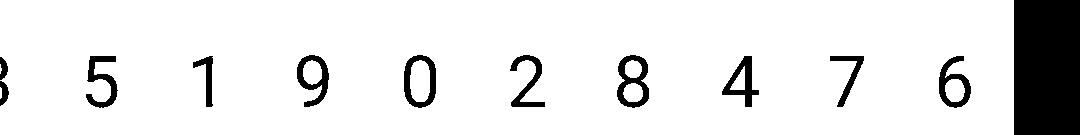
#> input picture server/verification.jpg, 1080 x 135 px, found by its file name
$ python verification_code_boc.py
#> lines starting #> are read from the running program, lines starting #| are printed output that depends on the picture; after the words box and inside, x2 and y2 are one past the last pixel; in counts of white or black regions, pixels touching at a corner belong together
# coding: utf-8
import re  # 用于正则

from PIL import Image  # 用于打开图片和对图片处理
import pytesseract  # 用于图片转文字
import time
Image.LOAD_TRUNCATED_IMAGES = True

class VerificationCodeBoc:
    def __init__(self, x=None, y=None, width=None, height=None, img=None):
        self.x = x
        self.y = y
        self.width = width
        self.height = height
        self.img = img

    def get_pictures(self):
        page_snap_obj = Image.open(self.img)
#> page_snap_obj is the input picture: PIL image 1080x135 L; min 0, max 255, mean 228.8
        # page_snap_obj = Image.open('pictures.jpg')
        time.sleep(1)
        # [6 lines of commented-out code are left out]
        left = self.x
        top = self.y
        right = left + self.width
        bottom = top + self.height
        image_obj = page_snap_obj.crop((left, top, right, bottom))  # 按照验证码的长宽，切割验证码
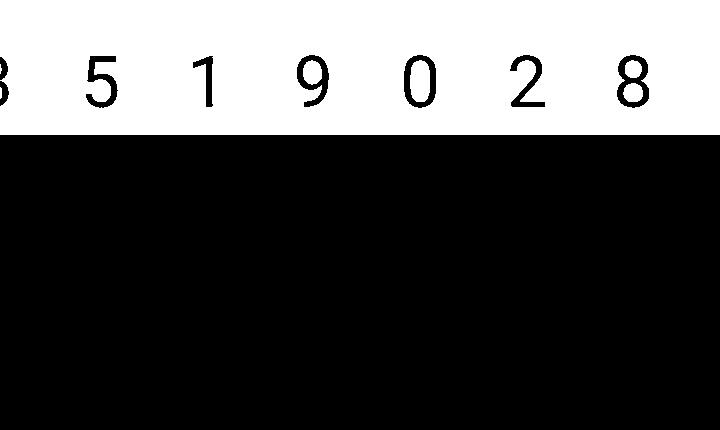
#> image_obj: PIL image 720x430 L; min 0, max 255, mean 76.6
        # image_obj.show()  # 打开切割后的完整验证码
        # self.driver.close()  # 处理完验证码后关闭浏览器
        return image_obj

    def processing_image(self):
        image_obj = self.get_pictures()  # 获取验证码
        img = image_obj.convert("L")  # 转灰度
        # ret, img = cv2.threshold(np.array(img), 125, 255, cv2.THRESH_BINARY)
        Bigdata = img.load()
        w, h = img.size
#> w = 720; h = 430
        threshold = 120
        # 遍历所有像素，大于阈值的为黑色
        for y in range(h):
            for x in range(w):
                if Bigdata[x, y] < threshold:
                    Bigdata[x, y] = 0
                else:
                    Bigdata[x, y] = 255
        # img.show()
        return img

    def delete_spot(self):
        images = self.processing_image()
#> images: PIL image 720x430 L; 30% white; 7 white regions (1 under 20 px), largest, box (x1, y1, x2, y2) and area: (0, 0, 720, 135) 91326, (410, 60, 430, 102) 724, (303, 60, 322, 85) 373, (623, 83, 643, 102) 306, (625, 60, 642, 78) 248, (0, 87, 2, 99) 22
        data = images.getdata()
        w, h = images.size
#> w = 720; h = 430
        black_point = 0
        for x in range(1, w - 1):
            for y in range(1, h - 1):
                mid_pixel = data[w * y + x]  # 中央像素点像素值
                if mid_pixel < 50:  # 找出上下左右四个方向像素点像素值
                    top_pixel = data[w * (y - 1) + x]
                    left_pixel = data[w * y + (x - 1)]
                    down_pixel = data[w * (y + 1) + x]
                    right_pixel = data[w * y + (x + 1)]
                    # 判断上下左右的黑色像素点总个数
                    if top_pixel < 10:
                        black_point += 1
                    if left_pixel < 10:
                        black_point += 1
                    if down_pixel < 10:
                        black_point += 1
                    if right_pixel < 10:
                        black_point += 1
                    if black_point < 1:
                        images.putpixel((x, y), 255)
                    black_point = 0
        images.save(self.img)
        return images

    def image_str(self):
        # pytesseract.pytesseract.tesseract_cmd = r"/data/data/com.termux/files/usr/bin/tesseract"  # 设置pyteseract路径

        image = self.delete_spot()
        image.save(self.img)
        # [5 lines of commented-out code are left out]
#> (the run stopped early here; a loop or call above may not have finished)
